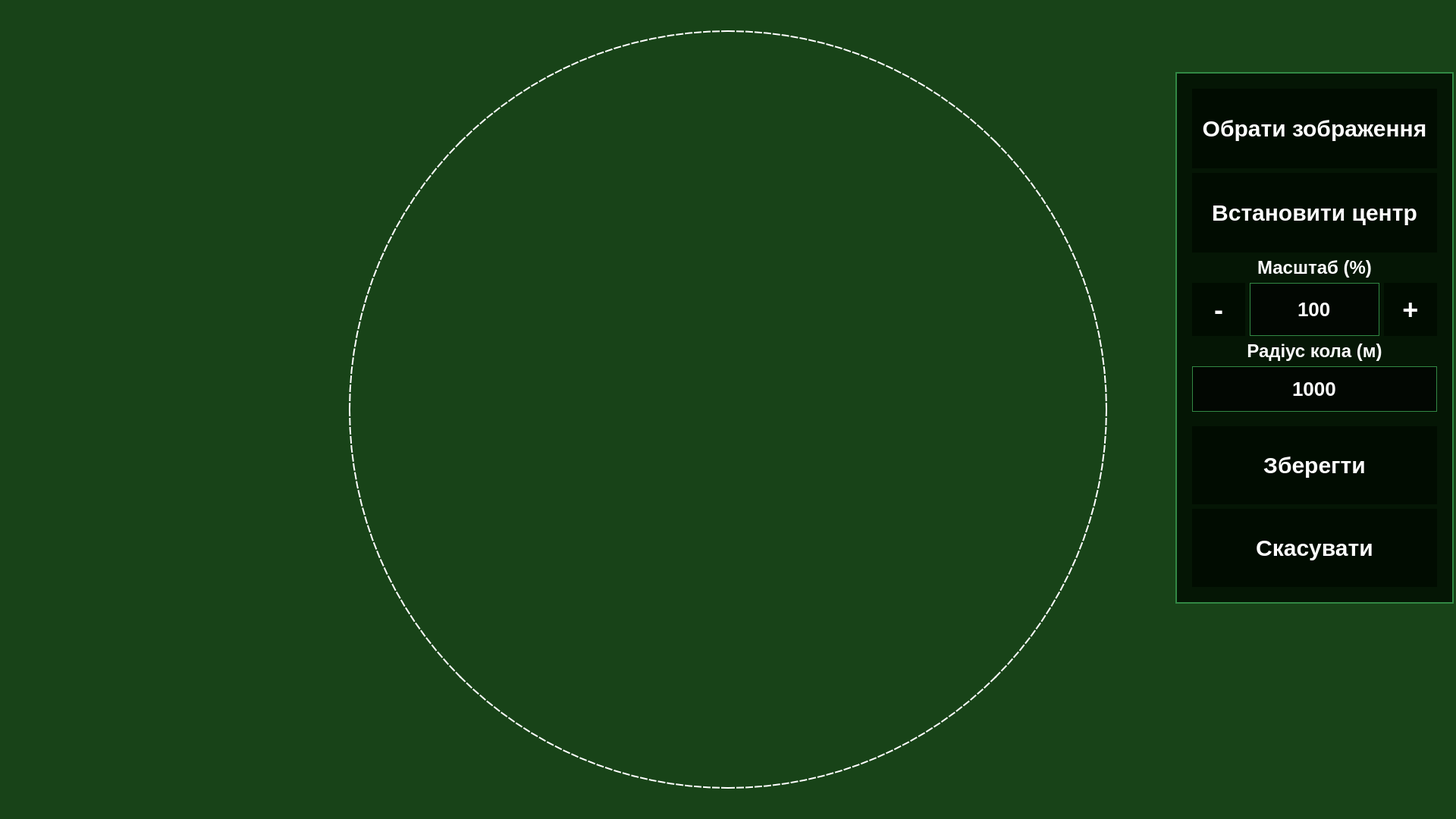
<?xml version="1.0" encoding="UTF-8"?>
<ui version="4.0">
 <class>MapSettingsDialog</class>
 <widget class="QDialog" name="MapSettingsDialog">
  <property name="geometry">
   <rect>
    <x>0</x>
    <y>0</y>
    <width>1920</width>
    <height>1080</height>
   </rect>
  </property>
  <property name="minimumSize">
   <size>
    <width>1920</width>
    <height>1080</height>
   </size>
  </property>
  <property name="maximumSize">
   <size>
    <width>1920</width>
    <height>1080</height>
   </size>
  </property>
  <property name="windowTitle">
   <string>Налаштування власної карти</string>
  </property>
  <property name="styleSheet">
   <string notr="true">background-color:rgba(0, 47, 0, 139);</string>
  </property>
  <property name="modal">
   <bool>true</bool>
  </property>
  <widget class="QLabel" name="mapDisplayLabel">
   <property name="geometry">
    <rect>
     <x>0</x>
     <y>0</y>
     <width>1920</width>
     <height>1080</height>
    </rect>
   </property>
   <property name="styleSheet">
    <string notr="true">background-color:rgba(0, 47, 0, 139);</string>
   </property>
   <property name="text">
    <string/>
   </property>
   <property name="alignment">
    <set>Qt::AlignmentFlag::AlignCenter</set>
   </property>
  </widget>
  <widget class="QLabel" name="centerCircleLabel">
   <property name="geometry">
    <rect>
     <x>460</x>
     <y>40</y>
     <width>1000</width>
     <height>1000</height>
    </rect>
   </property>
   <property name="styleSheet">
    <string notr="true">background-color: transparent;
border: 2px dashed #FFFFFF; /* Пунктирне біле коло */
border-radius: 500px; /* Радіус 500px */
font-size:48px;</string>
   </property>
   <property name="text">
    <string/>
   </property>
  </widget>
  <widget class="QFrame" name="controlPanelFrame">
   <property name="geometry">
    <rect>
     <x>1550</x>
     <y>95</y>
     <width>367</width>
     <height>701</height>
    </rect>
   </property>
   <property name="styleSheet">
    <string notr="true">background: rgba(0, 10, 0, 0.8);
border: 2px solid #328844;</string>
   </property>
   <property name="frameShape">
    <enum>QFrame::Shape::StyledPanel</enum>
   </property>
   <property name="frameShadow">
    <enum>QFrame::Shadow::Raised</enum>
   </property>
   <layout class="QVBoxLayout" name="verticalLayout">
    <property name="leftMargin">
     <number>20</number>
    </property>
    <property name="topMargin">
     <number>20</number>
    </property>
    <property name="rightMargin">
     <number>20</number>
    </property>
    <property name="bottomMargin">
     <number>20</number>
    </property>
    <item>
     <widget class="QPushButton" name="selectImageButton">
      <property name="minimumSize">
       <size>
        <width>0</width>
        <height>105</height>
       </size>
      </property>
      <property name="styleSheet">
       <string notr="true">QPushButton{
	border: none;
	background-image: url(:/images/Btn_MainMenu_off.png);
	font-family: 'Roboto';
	font-weight: 500;
	font-size: 30px;
	color: #FFFFFF;
}

QPushButton:pressed{
	border: none;
	background-image: url(:/images/Btn_MainMenu_on.png);
	color: #002509;
}</string>
      </property>
      <property name="text">
       <string>Обрати зображення</string>
      </property>
     </widget>
    </item>
    <item>
     <widget class="QPushButton" name="setCenterButton">
      <property name="minimumSize">
       <size>
        <width>0</width>
        <height>105</height>
       </size>
      </property>
      <property name="styleSheet">
       <string notr="true">QPushButton{
	border: none;
	background-image: url(:/images/Btn_MainMenu_off.png);
	font-family: 'Roboto';
	font-weight: 500;
	font-size: 30px;
	color: #FFFFFF;
}

QPushButton:pressed{
	border: none;
	background-image: url(:/images/Btn_MainMenu_on.png);
	color: #002509;
}</string>
      </property>
      <property name="text">
       <string>Встановити центр</string>
      </property>
     </widget>
    </item>
    <item>
     <widget class="QLabel" name="scaleLabel">
      <property name="maximumSize">
       <size>
        <width>16777215</width>
        <height>30</height>
       </size>
      </property>
      <property name="styleSheet">
       <string notr="true">font-family: 'Roboto';
font-weight: 500;
font-size: 24px;
color: #FFFFFF;
border:none;
background-color:transparent;</string>
      </property>
      <property name="text">
       <string>Масштаб (%)</string>
      </property>
      <property name="alignment">
       <set>Qt::AlignmentFlag::AlignCenter</set>
      </property>
     </widget>
    </item>
    <item>
     <layout class="QHBoxLayout" name="scaleLayout">
      <item>
       <widget class="QPushButton" name="zoomOutButton">
        <property name="minimumSize">
         <size>
          <width>70</width>
          <height>70</height>
         </size>
        </property>
        <property name="maximumSize">
         <size>
          <width>70</width>
          <height>70</height>
         </size>
        </property>
        <property name="styleSheet">
         <string notr="true">QPushButton{
	font-family: 'Roboto';
	font-weight: 500;
	font-size: 36px;
	color: #FFFFFF;
    border: none;
	border-image: url(:/images/Btn_Square_off.png) 0 0 0 0 stretch stretch;
}
QPushButton:pressed{
	border: none;
	border-image: url(:/images/Btn_Square_on.png) 0 0 0 0 stretch stretch;
	color: #002509;
}</string>
        </property>
        <property name="text">
         <string>-</string>
        </property>
       </widget>
      </item>
      <item>
       <widget class="QSpinBox" name="scaleSpinBox">
        <property name="minimumSize">
         <size>
          <width>0</width>
          <height>70</height>
         </size>
        </property>
        <property name="styleSheet">
         <string notr="true">QSpinBox {
	font-family: 'Roboto';
	font-weight: 500;
	font-size: 26px;
	color: #FFFFFF;
	background-color: rgba(0, 0, 0, 0.7);
	border: 1px solid #328844;
	padding: 5px;
	text-align: center;
}
</string>
        </property>
        <property name="alignment">
         <set>Qt::AlignmentFlag::AlignCenter</set>
        </property>
        <property name="buttonSymbols">
         <enum>QAbstractSpinBox::ButtonSymbols::NoButtons</enum>
        </property>
        <property name="minimum">
         <number>1</number>
        </property>
        <property name="maximum">
         <number>500</number>
        </property>
        <property name="value">
         <number>100</number>
        </property>
       </widget>
      </item>
      <item>
       <widget class="QPushButton" name="zoomInButton">
        <property name="minimumSize">
         <size>
          <width>70</width>
          <height>70</height>
         </size>
        </property>
        <property name="maximumSize">
         <size>
          <width>70</width>
          <height>70</height>
         </size>
        </property>
        <property name="styleSheet">
         <string notr="true">QPushButton{
	font-family: 'Roboto';
	font-weight: 500;
	font-size: 36px;
	color: #FFFFFF;
    border: none;
	border-image: url(:/images/Btn_Square_off.png) 0 0 0 0 stretch stretch;
}
QPushButton:pressed{
	border: none;
	border-image: url(:/images/Btn_Square_on.png) 0 0 0 0 stretch stretch;
	color: #002509;
}</string>
        </property>
        <property name="text">
         <string>+</string>
        </property>
       </widget>
      </item>
     </layout>
    </item>
    <item>
     <widget class="QLabel" name="radiusLabel">
      <property name="maximumSize">
       <size>
        <width>16777215</width>
        <height>30</height>
       </size>
      </property>
      <property name="styleSheet">
       <string notr="true">font-family: 'Roboto';
font-weight: 500;
font-size: 24px;
color: #FFFFFF;
border:none;
background-color:transparent;</string>
      </property>
      <property name="text">
       <string>Радіус кола (м)</string>
      </property>
      <property name="alignment">
       <set>Qt::AlignmentFlag::AlignCenter</set>
      </property>
     </widget>
    </item>
    <item>
     <widget class="QSpinBox" name="radiusMetersSpinBox">
      <property name="minimumSize">
       <size>
        <width>0</width>
        <height>60</height>
       </size>
      </property>
      <property name="styleSheet">
       <string notr="true">QSpinBox {
	font-family: 'Roboto';
	font-weight: 500;
	font-size: 26px;
	color: #FFFFFF;
	background-color: rgba(0, 0, 0, 0.7);
	border: 1px solid #328844;
	padding: 5px;
	text-align: center;
}
</string>
      </property>
      <property name="alignment">
       <set>Qt::AlignmentFlag::AlignCenter</set>
      </property>
      <property name="buttonSymbols">
       <enum>QAbstractSpinBox::ButtonSymbols::NoButtons</enum>
      </property>
      <property name="minimum">
       <number>1</number>
      </property>
      <property name="maximum">
       <number>100000</number>
      </property>
      <property name="value">
       <number>1000</number>
      </property>
     </widget>
    </item>
    <item>
     <spacer name="verticalSpacer">
      <property name="orientation">
       <enum>Qt::Orientation::Vertical</enum>
      </property>
      <property name="sizeHint" stdset="0">
       <size>
        <width>20</width>
        <height>40</height>
       </size>
      </property>
     </spacer>
    </item>
    <item>
     <widget class="QPushButton" name="saveButton">
      <property name="minimumSize">
       <size>
        <width>0</width>
        <height>103</height>
       </size>
      </property>
      <property name="styleSheet">
       <string notr="true">QPushButton{
	border: none;
	background-image: url(:/images/Btn_MainMenu_off.png);
	font-family: 'Roboto';
	font-weight: 500;
	font-size: 30px;
	color: #FFFFFF;
}

QPushButton:pressed{
	border: none;
	background-image: url(:/images/Btn_MainMenu_on.png);
	color: #002509;
}</string>
      </property>
      <property name="text">
       <string>Зберегти</string>
      </property>
     </widget>
    </item>
    <item>
     <widget class="QPushButton" name="cancelButton">
      <property name="minimumSize">
       <size>
        <width>0</width>
        <height>103</height>
       </size>
      </property>
      <property name="styleSheet">
       <string notr="true">QPushButton{
	border: none;
	background-image: url(:/images/Btn_MainMenu_red.png); /* Червоний стиль для скасування */
	font-family: 'Roboto';
	font-weight: 500;
	font-size: 30px;
	color: #FFFFFF;
}

QPushButton:pressed{
	border: none;
	background-image: url(:/images/Btn_MainMenu_on.png);
	color: #002509;
}</string>
      </property>
      <property name="text">
       <string>Скасувати</string>
      </property>
     </widget>
    </item>
   </layout>
  </widget>
  <widget class="QLabel" name="centerPointIconLabel">
   <property name="geometry">
    <rect>
     <x>932</x>
     <y>484</y>
     <width>56</width>
     <height>56</height>
    </rect>
   </property>
   <property name="visible">
    <bool>true</bool>
   </property>
   <property name="styleSheet">
    <string notr="true">background-color: transparent;
background-image: url(:/icons/point_location.svg);
background-position:center;
background-repeat:no-repeat;
</string>
   </property>
   <property name="text">
    <string/>
   </property>
  </widget>
 </widget>
 <resources>
  <include location="../resources.qrc"/>
 </resources>
 <connections>
  <connection>
   <sender>cancelButton</sender>
   <signal>clicked()</signal>
   <receiver>MapSettingsDialog</receiver>
   <slot>reject()</slot>
   <hints>
    <hint type="sourcelabel">
     <x>1728</x>
     <y>659</y>
    </hint>
    <hint type="destinationlabel">
     <x>959</x>
     <y>539</y>
    </hint>
   </hints>
  </connection>
  <connection>
   <sender>saveButton</sender>
   <signal>clicked()</signal>
   <receiver>MapSettingsDialog</receiver>
   <slot>accept()</slot>
   <hints>
    <hint type="sourcelabel">
     <x>1728</x>
     <y>579</y>
    </hint>
    <hint type="destinationlabel">
     <x>959</x>
     <y>539</y>
    </hint>
   </hints>
  </connection>
 </connections>
</ui>
